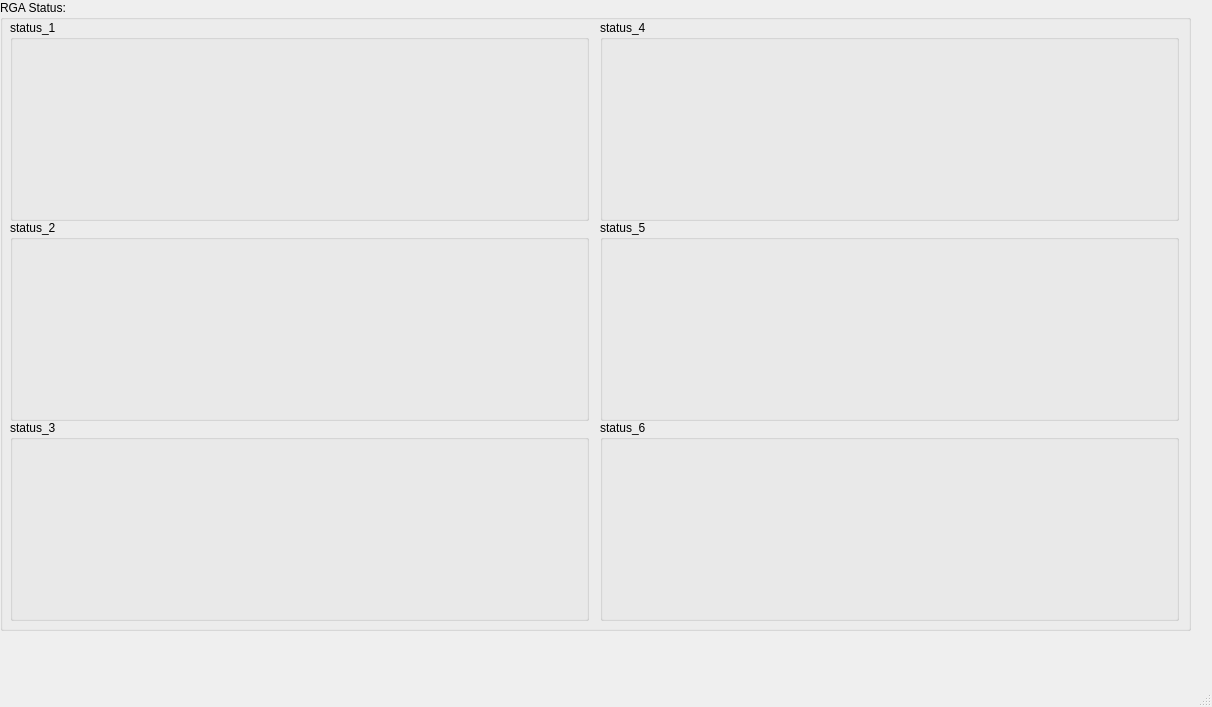
<?xml version="1.0" encoding="UTF-8"?>
<ui version="4.0">
 <class>rgaWindow</class>
 <widget class="QMainWindow" name="rgaWindow">
  <property name="geometry">
   <rect>
    <x>0</x>
    <y>0</y>
    <width>1212</width>
    <height>707</height>
   </rect>
  </property>
  <property name="windowTitle">
   <string>MainWindow</string>
  </property>
  <widget class="QWidget" name="centralwidget">
   <widget class="QGroupBox" name="status">
    <property name="geometry">
     <rect>
      <x>0</x>
      <y>0</y>
      <width>1191</width>
      <height>631</height>
     </rect>
    </property>
    <property name="title">
     <string>RGA Status:</string>
    </property>
    <widget class="RgaStatus" name="status_1">
     <property name="geometry">
      <rect>
       <x>10</x>
       <y>20</y>
       <width>579</width>
       <height>201</height>
      </rect>
     </property>
     <property name="title">
      <string>status_1</string>
     </property>
    </widget>
    <widget class="RgaStatus" name="status_4">
     <property name="geometry">
      <rect>
       <x>600</x>
       <y>20</y>
       <width>579</width>
       <height>201</height>
      </rect>
     </property>
     <property name="title">
      <string>status_4</string>
     </property>
    </widget>
    <widget class="RgaStatus" name="status_2">
     <property name="geometry">
      <rect>
       <x>10</x>
       <y>220</y>
       <width>579</width>
       <height>201</height>
      </rect>
     </property>
     <property name="title">
      <string>status_2</string>
     </property>
    </widget>
    <widget class="RgaStatus" name="status_5">
     <property name="geometry">
      <rect>
       <x>600</x>
       <y>220</y>
       <width>579</width>
       <height>201</height>
      </rect>
     </property>
     <property name="title">
      <string>status_5</string>
     </property>
    </widget>
    <widget class="RgaStatus" name="status_3">
     <property name="geometry">
      <rect>
       <x>10</x>
       <y>420</y>
       <width>579</width>
       <height>201</height>
      </rect>
     </property>
     <property name="title">
      <string>status_3</string>
     </property>
    </widget>
    <widget class="RgaStatus" name="status_6">
     <property name="geometry">
      <rect>
       <x>600</x>
       <y>420</y>
       <width>579</width>
       <height>201</height>
      </rect>
     </property>
     <property name="title">
      <string>status_6</string>
     </property>
    </widget>
   </widget>
  </widget>
  <widget class="QMenuBar" name="menubar">
   <property name="geometry">
    <rect>
     <x>0</x>
     <y>0</y>
     <width>1212</width>
     <height>21</height>
    </rect>
   </property>
  </widget>
  <widget class="QStatusBar" name="statusbar"/>
 </widget>
 <customwidgets>
  <customwidget>
   <class>RgaStatus</class>
   <extends>QGroupBox</extends>
   <header>RgaStatus.h</header>
   <container>1</container>
  </customwidget>
 </customwidgets>
 <resources/>
 <connections/>
</ui>
